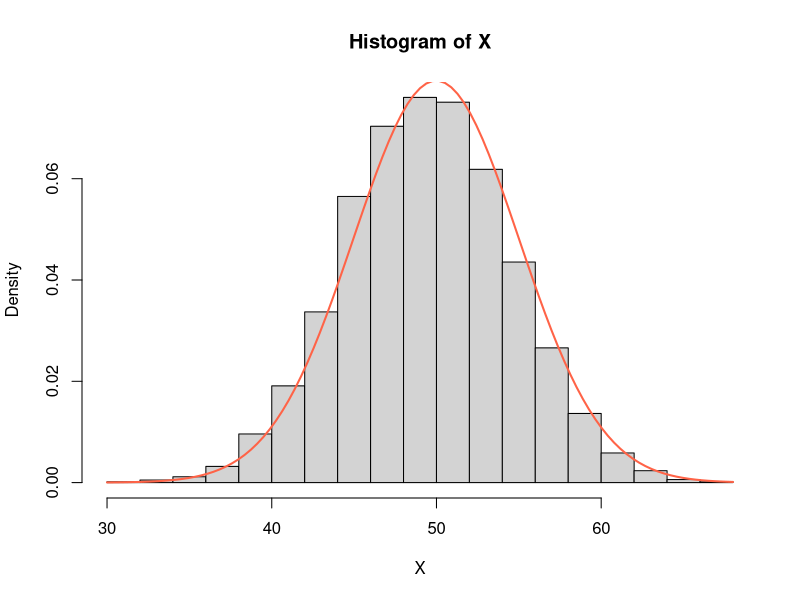
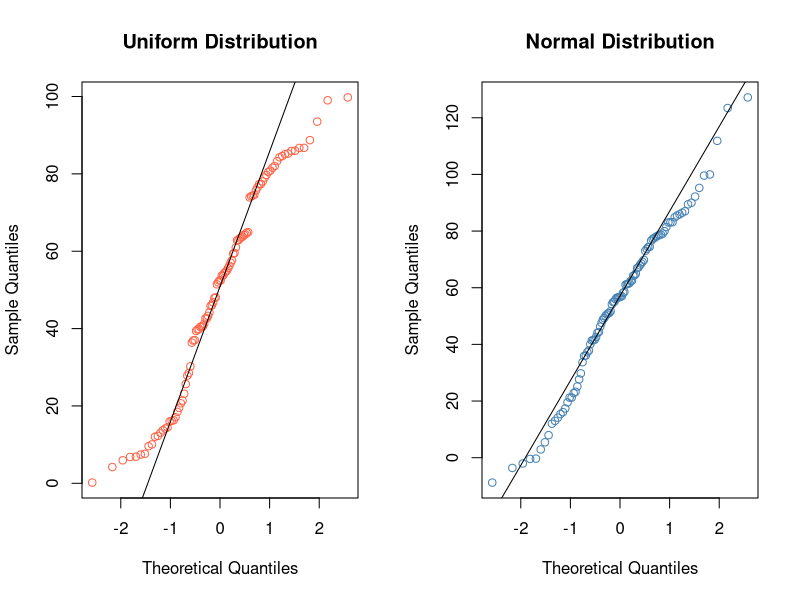
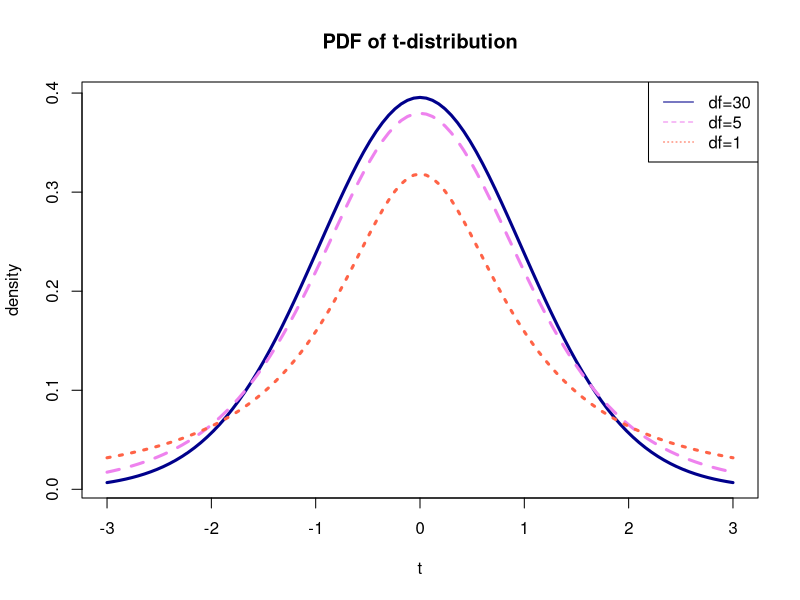
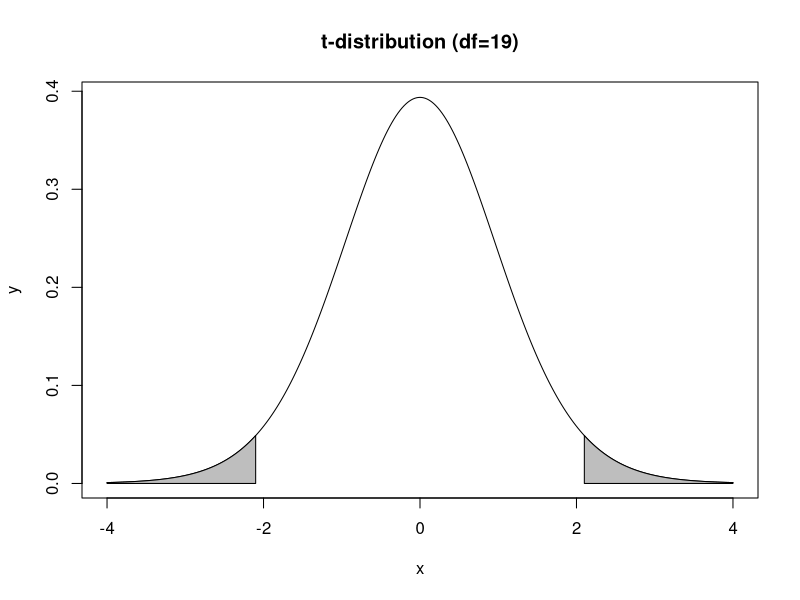

These charts were generated, in order, by the following R code:
 # 5 통계적 추정과 가설검정
# 통계적 추정과 구간 추정
# 통계적 추정: 수집한 표본집단으로 부터 모집단의 특성(모수)을 추정
# 점추정: 모수에 대한 추정값을 하나의 값으로 추정
# 구간추정: 모수의 값이 포함될라고 믿을 수 있는 범위를 추정
# 구간추정의 신뢰 수준과 신뢰구간
# 신뢰수준: confidence level
# 모수가 추정한 구간 안에 있을 것이라 믿을 수 있는 정도(95%, 99%)
# 신뢰구간: confidence interval
# 신뢰도에 따라 모수가 포함될 것이라 믿을 수 있는 구간
# 정규분포와 신뢰구간
# 정규분포 X~N(m,시그마^2)을 따르는 모집단에서
# 크기가 n인 표본을 임의추출하여 얻은 표본평균이 X바 일때
# 모평균 m에 대한 구간 추정
# 신뢰수준 95%의 신뢰구간: X바 -1.96 시그마/ 
library(MASS)
heigth <- survey$Height

# 가설검정
# 가설
# 타당성의 유무를 명백히 밝혀야한느 모수에 대한 조주장
# 가설 검정
# 표본집단의 통계량을 이용하여 모수에 대한 주장의 진위를 검정하는 과정
# 가설검정의 방법
# 연구가설에 대한 귀무가설과 대립가설을 설정하고
# 표본으로부터 얻은 검정통계량이 귀무가설이 옳다는 전제하에서는
# 확률적으로 나타나기 어려운 극단적이고 예외적인 값이라는 것을 입증

# 귀무가설과 대립가설
# 연구주제 
# 귀무가설(H0) null hypothesis
# 모수에 대한 기존의 주장: 거짓으로 판단(기각)될 때까지 참으로 인정
# 경북대 대학원생의 평균 키는 한국 성인의 평균키와 가타
# 대립가설(H1): alternative hypothesis
# 모수에 대한 새로운 주장: 귀무가설이 거짓이라면 참(채택)이 되는 가설
# 경북대 대학원새의 평균키는 학국 성인의 평균 키와 다르다
# 가설검정의 오류
# 제1종오류: Type 1 error
# 귀무가설이 참이지만, 검정 결과에 따라 귀무가설을 기각하는 오류 (알파)
# 제 2종오류: Type 2 error
# 귀무가설이 거짓이지만, 검정결과에 따라 귀무가설을 채택하는 오류(베타)
# 가설검정에 따라 판단 
#                              H0 채택                H0기각  
# 귀무가설의   H0 참            -           1종 오류(알파 = 유의수준)
# 실제 상황    H0 거짓      2종 오류(베타)    검정력(1-베타)

# 통계적 유의성: statistical significance
# 유의수준(알파): significance level
# 1종 오류를 범할 통계적 확률
# 일반적으로 표본으로 부터 관측된 결과가 나타날 가능성이 5% 미만인 경우
# 통계적으로 유의하다: 이러한 관측결과가 나타날 확률이 매우 낮다
# 유의확률(p-value): significance probability
# 표본에서 관측한 통계량보다 더 극단적인 값이 발생할 확률
# p-value가 알파 보다 크다: 귀무가설을 기각할 수 있는 증거가 부족함
# p-value가 알파 보다작다: 귀무가설을 기각할 수 있는 증거가 충분함

# 가설검정의 절차
# 연구주제에 대한 귀무가설과 대립가설을 설정한다.
# 유의수준 알파를 결정한다. (알파=0.05)
# 적절한 검정통계량을 선택한다
# 표본으로부터 검정통계량의 유의확률 p-value를 구한다.
# 귀무가설과 대립가설의 기각/채택 여부를 결정한다
# p>알파 : 귀무가설을 기각할 수 없음
# p<알파: 귀무가설을 기각하고 대립가설을 채택할 수 잇음

# 이항분포와 가설검정
# 어떤 동전을 100번 던졌더니, 앞면이 60번 나왓다 (p=0.6)
# 이 동전은 조작이 없는 공평한 동전이라고 할 수 있을까?
# 귀무가설과 대립가설 설정
# 귀무가설: 이 동전은 공평한 동전이 맞다 p=0.5
# 대립가설: 이 동전은 공평한 동전이 아니다. p=/ 0.5
# 유의수준 설정 : 알파 = 0.05
# 이항분포 B(100,0.5)에서 성공확률이 p=0.6인 결과가 나올 확률이
# 신뢰수준 95% 범위 안에 있는가, 아니면 범위 밖에 있는가?
# 유의확률 확인 : p-value
# p-value < 0.05: 귀무가설을 기가하고 대립가설을 채택할 수 있음
# p-value > 0.05: 귀무가설을 기각하고 대립가설을 채택할 수 없음

# 100번의 동전을 던져서 앞면이 60번 나왓따면, 공평한 동전이라고 할 수 있는가?
# H0:  이 동전은 공평한 동전과 다르지 않다 (성공확률이 p=0.5)
# H1: 이 동전은 공평한 동전과 다르다 (성공확률이 p=/ 0.5)
binom.test(x=60, n=100, p=0.5)
# p-value > 0.05: 95%의 신뢰구간 안쪽에 p=0.5가 포함됨.
# 따라서 유의수준 알파 = 0.05에서 귀무가설을 기각할 수 없다.
set.seed(2022)
X <- rbinom(n=10000, size=100, prob=0.5)
hist(X, col='lightgray', breaks=15,freq=F)
x <- seq(0,100,1)
curve(dnorm(x,mean(X), sd(X)), add =T, col = 'tomato', lwd=2)
x
X
qnorm(p=0.0925, mean(X), sd(X), lower.tail=F)
pnorm(q=60, mean(X), sd(X), lower.tail=F)

# 100번의 동전을 던져서 앞면이 65번 나왔따면 , 공평한 동전이라고 할 수 잇는가?
# H0 이 동전은 공평한 동전과 다르지 않다(성공확률이 p=0.5)
# H1 이 동전은 공평한 동전과 다르다(성공확률이 p=/0.5)
binom.test(x=65,n=100,p=0.5)
# p-value < 0.05: 95%의 신뢰구간 바깥쪽에 p=0.5가 위치함
# 따라서, 유의수준 알파 = 0.05 에서 귀무가설을 기각하 수 있다.

# 100번의 동전을 던져서 앞면이 35번 나왔다면 공평한 동전이라고 할 수 있는가
# H0 이 동전은 공평한 동전과 다르지 않다 (성공확률이 p=0.5)
# H1: 이 동전은 공평한 동전과 다르다 (성공확률이 p/=0.5)
# 단, 유의수준을 알파=0.01로 결정(신뢰수준 99%)
binom.test(35,100,0.5,conf.level = 0.99)

# 양측검정과 단측검정
# 양측 검정
# 귀무가설 H0: 세타 = 세타0 에 대해 대립가설을 에이치 제로 세타는 세타제로와 같이 않다 로 설정
# 단측검정 
# 하단측검정
# 귀무가설 에이치 제로 세타는 세타제로보다 크거나 같다 에 대해 대립가설을 에이치 1  제타는 작다 세타제로보다 로 설정
# 상단측 검정
# 귀무가설 에이치 제로 : 세타는 세타제로보다 작거나 같다에 대해 대립가설을 에이치1은 세타제로 보다 세타ㅗ 설정

# 100번의 동전을 던져서 앞면이 60번 나왓따면, 이 동전은 앞면이 더 많이 나오는 동전일까
# H0 이 동전은 앞면이 더 많이 나오지 않는다 (성공확률이 p <=0.5)
# H1이 동전은 앞면이 더 많이 나온다 성공확률이 p>0.5

binom.test(60,100,0.5,alternative='greater')
# p-value<0.05: 95%의 신뢰구간 바깥쪽에 p=0.5가 위치함
# 따라서 , 유의수준 알파 = 0.05에서 귀무가설을 기각할 수 잇다.

# 100번의 동전을 던져서 앞면이 45번 나왓따면, 이 동전은 앞면이 더 적게 나오는 동전일까?
# H0  이 동전은 앞면이 더 적게 나오지 않는다 (성공확률이 p>= 0.5)
# H1  이 동전은 앞면이 더 적게 나온다 (성공확률이 p < 0.5)
binom.test(45,100,0.5, alternative = 'less')
# p-value>0.05: 95%의 신뢰구간 안쪽에 p =0.5가 위치함
# 따라서 유의수준 알파는 0.05에서 귀무가설을 기각할 수없다.

# 정규성 검정:normality test
# 정규성 가정: 통계분석의 여러 검정방법들이 데이터가 정규분포임을 가정
# 정규성을 가정하는 통계분석 방법을 사용할 때는 정규성을 검정해야 함
# 정규성 검정: normality test
# 귀무가설: 데이터의 분포가 정규분포를 따른다.
# 대립가설: 데이터의 분포가 정규분포를 따르지 않는다.
# 샤피로-윌크 검정: shapiro_Wilk normality test
# 귀무가설: 표본 데이터가 정규성을 만족한다.
# 유의수준 0.05를 적용하면, 
# p-value가 0.05보다 클 때 정규성을 만족한다고 주장할 수 있음
# shapiro.test(x)
# x: a numeric vector of data values

# survey 데이터셋의 Height와 Age는 가각 정규성을 만족하는 가?
shapiro.test(survey$Height)

shapiro.test(survey$Age)

set.seed(2022)
x.unif <- runif(100, min=0, max=100)
x.norm <- rnorm(100, mean(x.unif), sd(x.unif))
shapiro.test(x.unif)

shapiro.test(x.norm)

par(mfrow = c(1, 2))
qqnorm(x.unif, col = 'tomato', main = 'Uniform Distribution')
qqline(x.unif)
qqnorm(x.norm, col = 'steelblue', main = 'Normal Distribution')
qqline(x.norm)
par(mfrow = c(1, 1))



# 6   t-분포와 평균검정
# 스튜던트의 t-분포: student's t-distribution
# 정규분포를 따르는 모집단으로부터 추출한 표본의 확률분포
# 검정통계량 = t-value:t =X바 - 뮤 / s/루트n
# n: 표본크기, X바: 표본평균, 뮤: 모평균, s:표본표준편차, s/루트n: 표준오차
# t-value는 t-분포를 따름
# 종 모양의 형태를 가지면서 표본크기에 따라 종 모양이 달라짐
# 상대적으로 정점이 낮고 양쪽 꼬리 부분이 더 두터우면서 퍼져 잇는 모습
# 표본크기가 작은 경우가 큰 경우보다 변동성이 더 큰 분포를 보임
# 표본의 크기가 충분히 커지면 t-분포와 정규분포가 거의 유사함

# 자유도: degree of freedom
# 자유도: 모집단에 대한 정보를 주는 독립적인 자료의 개수
# 크기가 n인 표본에서 관측값의 자유도는 n-1
# t-분포의 자유도: df = n - 1
# 표본의 크기: n에 따라 t-분포의 분산(표준편차)이 달라짐
# 모집단의 분산: 시그마^2 
# 표본집단의 분산: s^2
# 표본의 크기가 충분히 크면 (n>=30)
# t-분포의 분산이 정규분포의 분산과 거의 유사해짐 (n=n-1)

x <- seq(-3,3,length=200)
x
curve(dt(x, df=30),min(x), max(x), lty=1, lwd=3, col = 'darkblue',
      main = 'PDF of t-distribution', xlab='t', ylab='density')
curve(dt(x, df=5), min(x), max(x), lty=2, lwd=3, col='violet', add=T)
curve(dt(x, df=1),min(x),max(x),lty=3, lwd=3, col='tomato', add=T)
legend('topright', legend=c('df=30','df=5','df=1'),
       col=c('darkblue','violet','tomato'),lty=c(1,2,3))

# t-분포와 구간추정
# t-분포의 특성을 이용하여 모집단 평균의 가능한 번위 예측
# 신뢰수준: 관측값이 일정 구간 내에 포함될 확률
# 모집단으로부터 n=20인 표본추출을 여러 번 반복하ㅕㄴ
# 표본평균의 95%는 모집단 평균과 약 두 배의 표준오차 범위 내에 있음
# 신뢰구간: 임으의 표본으로부터 산출된 표본평균과 표준오차 정보를 바탕으로 
# 95%의 신뢰도로 모집단 평균이 포함되는 범위를 계산 가능
# 표본평균의 범위
# 모평균의 범위
# 알파 = 0.05, df=19 에 대응하는 t-value

# t-분포와 t-검정
# 모집단의 평균을 알지만 분산(표준편차)을 모를 때
# 모집단으로부터 추출한 표본으로부터 추정된 표준오차를 통해
# t-분포에 의존하여 가설을 검정하는 방법
# 귀무가설과 대립가설
# 귀무가설: 표본집단은 모집단과 평균,비율이 다르지 않다
# 대립가설: 표본집단은 모집단과 평균, 비율이 다르다
# t-검정의 가정
# 정규성 가정: 모집단은 정규분포를 따른다
# 등분산성 가정: 두 집단을 비교할 때 두 집단의 분산이 동일한다.

# t-검정의 사례
# 대학우너 박사과정 학생들은 스트레스를 많이 받아서 평균 혈압이 같은 연령대의 다른 사람들에 비교하면 차이점이 잇을 것 같다
# 귀무가설: 대학원 박사과정 학생들의 혈압은 다른 사람들과 다르지않다
# 대립가설: 대학원 박사과정 학생들의 혈압은 다른 사람들과 다르다
# 가설검정: 귀무가설이 사실이라는 전제하에
# 표본으로부터 얻은 t-값이 얼마나 흔하게/드물게 관찰될 수 있는가?
# 표본추출: t=3.58

# 유의수준 0.05 또는 0.01에서의 t-값을 구한 후 관측된 t값과 비교
t <- (135-115)/(25/sqrt(20))
t
pt(3.58,df=19,lower.tail=F)*2
qt(0.025, df=19, lower.tail=FALSE)
qt(0.005,df=19,lower.tail=F)
# 유의수준 0.05에서 귀무가설을 기각: 박사과정 학생들의 혈압은 다른 사람들과 같지 않다.

# 신뢰구간: confidence interval
# t-분포의 특성을 이용하여 모집단 평균의 가능한 범위 예측
# 정규분포 또는 t-분포: 평균과 표준편차를 알면 신뢰도를 알 수 있음
# 일반적으로 표본의 개수가 작을 때 (n < 30)는 t-분포를 활용
# 신뢰도: 관측값이 일정 구간 내에 포함될 확률
# 모집단으로부터 n=20인 표본추출을 반복하면 표본평균의 95%는
# 모집단 평균과 약 두배의 표준오차 범위 내에 있음 (자유도 : df = 19)

x <- seq(-4, 4, length=300)
y <- dt(x, df=19)
plot(x, y, type = 'l', main='t-distribution (df=19)')

xlim <- x[-4<=x & x<=-2.09]
ylim <- y[-4<=x & x<=-2.09]
xlim <- c(xlim[1], xlim, tail(xlim,1))
ylim <- c(0,ylim,0)
polygon(xlim, ylim, col='grey')

xlim <- x[2.09<=x & x<=4]
ylim <- y[2.09<=x & x<=4]
xlim <- c(xlim[1], xlim, tail(xlim,1))
ylim<-c(0,ylim,0)
polygon(xlim, ylim, col ='grey')

# 구간추정
# 임의의 표본으로부터 산출된 표본평균과 표준오차 정보를 바탕으로 
# 95%의 신뢰도로 모집단평균이 포함되는 범위를 계산 가능 
# 표본평균의 범위
# alpha=0.05(자유도=19)에 대응하는 t값(=2.09)
# 모평균의 범위:

# 평균검정:t-test
# 평균을 비교할 때 쓸 수 잇는 가설검정 방법
# 단일표본 평균검정
# 표본평균을 가설로 정한 값과 비교
# 독립표본 평균 검정
# 두 집단간의 평균을 비교해서 집단의 차이에 대한 가설검정
# 대응표본 평균검정
# 관측값이 서로 쌍을 이루는 경우(예: 사전-사후)에 대한 가설 검정

# 단일표본 평균 검정
# 하나의 표본 데이터를 이용하여 모집단의 평균이 특정값과 같은지 검정
# 표본집단이 특정 모집단과 일치하는지 혹은 그렇지 않은지 알고 싶을 때
# 대학원 바가과정생의 혈압은 동일 연령대의 다른 사람들의 혈압과 동일한가?
# 가구당 소득에 대한 표본을 바탕으로 기존에 알려진 가구당 소득이 맞는가?

# MASS패키지의 cats 데이터셋을 이용한 일표본 평균 검정
str(cats)

# 귀무가설: 고양이의 몸무게는 2.6kg이다
t.test(x=cats$Bwt, mu=2.6)
t.test(cats$Bwt, mu=2.7)

# 단측검정: 고양이의 몸무게가 2.6kg보다 크다
t.test(cats$Bwt, mu=2.6, alternative = 'greater')

cats.t <- t.test(cats$Bwt, mu=2.6)
str(cats.t)

cats.t$p.value
cats.t$conf.int

t.test(cats$Bwt, mu=2.6, conf.level = 0.99)





# 7 두 집단의 차이검정
# 평균검정: t-test
# 평균을 비교할 때 쓸 수 있는 가설검정 방법
# 단일표본 평균 검정
# 표본 평균을 가설로 정한 값과 비교
# 독립표본 평균검정
# 두 집단간의 평균을 비교해서 집단의 차이에 대한 가설검정
# 대응표본 평균검정
# 관측값이 서로 쌍을 이루는 경우(예: 사전-사후)에 대한 가설 검정

# 단일표본 평균검정
# 하나의 표본 데이터를 이용하여 모집단의 평균을 검정
# 표본집단의 평균이 모집단의 평균과 같은가를 검정하고 싶을 때
# R: t.test(x, mu)
# x: a numeric vector of data values
# mu: a number indicating the true value of the mean
